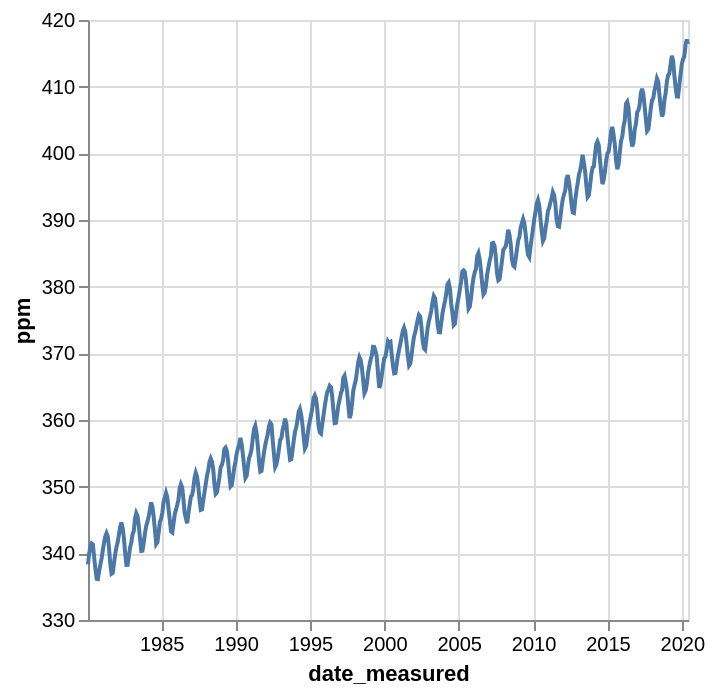

The code cell stored with this chart in its notebook:
### Markdown cell above
We can create a line plot in altair using the mark_line function. Let’s now try to visualize the co2_df as a line plot with just the default arguments:

### Code cell
co2_line = alt.Chart(co2_df).mark_line().encode(
    x="date_measured",
    y=alt.Y("ppm").scale(zero=False)
)
co2_line

### Figure 1 — Vega-Lite specification as saved in the notebook (floating-point values rounded to 4 significant figures; data arrays with more than 128 entries replaced by an {"elided": "..."} marker saying what was removed)
{"config": {"view": {"continuousWidth": 300, "continuousHeight": 300}}, "data": {"name": "data-aa5998d5bdbb1210883052c862754cac"}, "mark": {"type": "line"}, "encoding": {"x": {"field": "date_measured", "type": "temporal"}, "y": {"field": "ppm", "scale": {"zero": false}, "type": "quantitative"}}, "$schema": "https://vega.github.io/schema/vega-lite/v6.1.0.json", "datasets": {"data-aa5998d5bdbb1210883052c862754cac": {"elided": "484 records"}}}
